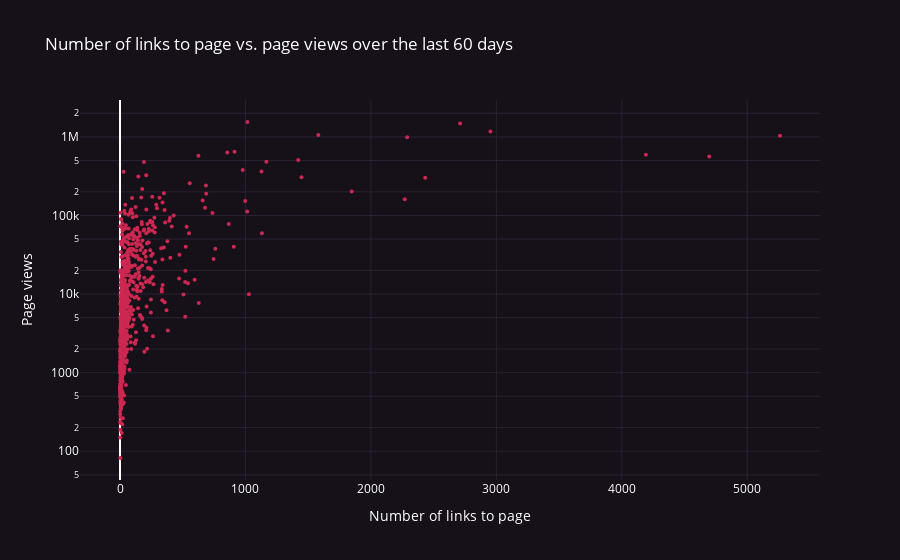

Here is the notebook cell this chart was saved with:
### Code cell
graph_data = go.Scatter(
    y=views, x=connectedness_total,
    text=list(links_dict.keys()),
    **plots_config.scatter_plot_config
    )
fig = go.Figure(data=[graph_data])

axis_config = plots_config.scatter_axis_config

y_axis = dict(title='Page views', type='log')
y_axis.update(axis_config)
x_axis = dict(title='Number of links to page')
x_axis.update(axis_config)
fig.update_layout(
    plots_config.scatter_update_layout,
    yaxis=y_axis,
    xaxis=x_axis,)
fig.show()

### Figure 1 — Plotly figure (JSON) as saved in the notebook; plotly's stock layout.template omitted (floating-point values rounded to 4 significant figures; data arrays with more than 128 entries replaced by an {"elided": "..."} marker saying what was removed)
{"data": [{"hovertemplate": "<b>%{text}</b><br><b>Links</b>: %{x}<br><b>Views</b>: %{y}<br><extra></extra>", "marker": {"color": "rgb(204,40,81)", "size": 4}, "mode": "markers", "text": {"elided": "899 str values"}, "type": "scatter", "x": {"elided": "899 int values"}, "y": {"elided": "899 int values"}}], "layout": {"paper_bgcolor": "rgb(22,16,25)", "plot_bgcolor": "rgb(22,16,25)", "title": {"font": {"color": "rgb(255,255,255)"}, "text": "Number of links to page vs. page views over the last 60 days"}, "xaxis": {"gridcolor": "rgb(44,32,50)", "tickcolor": "rgb(180,155,191)", "tickfont": {"color": "rgb(255,255,255)"}, "title": {"font": {"color": "rgb(255,255,255)"}, "text": "Number of links to page"}}, "yaxis": {"gridcolor": "rgb(44,32,50)", "tickcolor": "rgb(180,155,191)", "tickfont": {"color": "rgb(255,255,255)"}, "title": {"font": {"color": "rgb(255,255,255)"}, "text": "Page views"}, "type": "log"}}}
